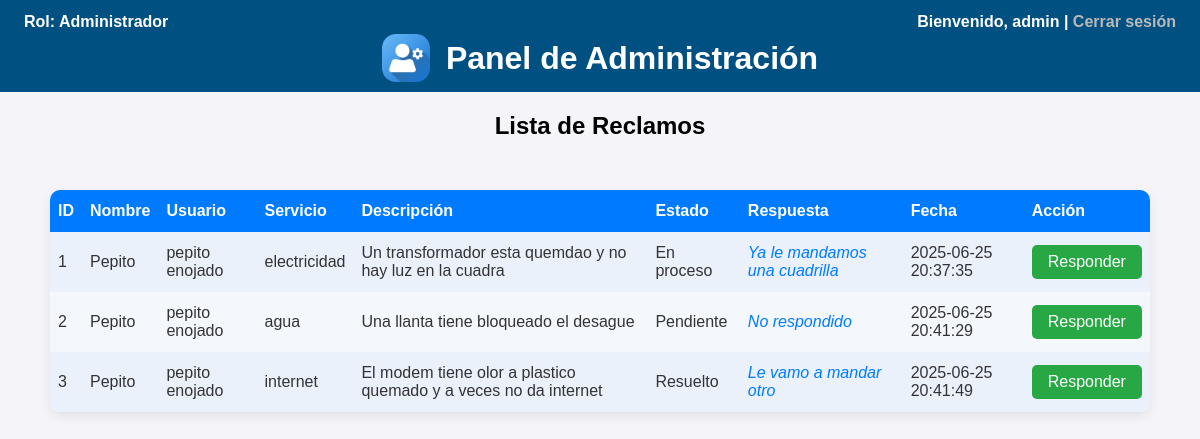
The page /admin (signed in) on the database its author committed.
### tables this page shows
CREATE TABLE complaints (
    id INTEGER PRIMARY KEY AUTOINCREMENT,
    name TEXT NOT NULL,
    username TEXT NOT NULL,
    service TEXT NOT NULL,
    description TEXT NOT NULL,
    status TEXT NOT NULL DEFAULT 'Pendiente',
    date TEXT NOT NULL,
    response TEXT
);

### app.py (the view, shortened to what this page needs)
@app.route('/admin', methods=['GET', 'POST'])
def admin_dashboard():
    if 'role' not in session or session['role'] != 'admin':
        return redirect(url_for('login'))
    conn = sqlite3.connect('complaints.db')
    cursor = conn.cursor()
    cursor.execute('SELECT * FROM complaints')
    complaints = cursor.fetchall()
    conn.close()
    return render_template('admin_home.html', complaints=complaints)

### templates/admin_home.html (shortened to what this page needs)
<!DOCTYPE html>
<html lang="es">
<head>
    <link rel="stylesheet" href="/static/css/home_styles.css">
    <link rel="stylesheet" href="/static/css/admin_home.css">
</head>
<body>
<header class="admin-header">
<div class="log-data">
    <p>Rol: Administrador</p>
    <p>Bienvenido, {{ session['username'] }} | <a href="/logout">Cerrar sesión</a></p>
</div>
    <div style="display: flex; align-items: center; justify-content: center; gap: 16px;">
        <img src="/images/admin.png" alt="Admin" style="width: 48px; height: 48px; object-fit: contain;">
        <h1 style="margin: 0;">Panel de Administración</h1>
    </div>
</header>
    <h2>Lista de Reclamos</h2>
    <table class="complaints-table">
        <thead>
            <tr>
                <th>ID</th>
                <th>Nombre</th>
                <th>Usuario</th>
                <th>Servicio</th>
                <th>Descripción</th>
                <th>Estado</th>
                <th>Respuesta</th>
                <th>Fecha</th>
                <th>Acción</th>
            </tr>
        </thead>
        <tbody>
        {% for complaint in complaints %}
            <tr>
                <td>{{ complaint[0] }}</td>
                <td>{{ complaint[1] }}</td>
                <td>{{ complaint[2] }}</td>
                <td>{{ complaint[3] }}</td>
                <td>{{ complaint[4] }}</td>
                <td>{{ complaint[5] }}</td>
                <td class="respuesta">
                    {% if complaint[7] %}
                        {{ complaint[7] }}
                    {% else %}
                        No respondido
                    {% endif %}
                </td>
                <td>{{ complaint[6] }}</td>
                <td><button class="responder-btn" data-id="{{ complaint[0] }}">Responder</button></td>
            </tr>
        {% endfor %}
        </tbody>
    </table>
</body>
</html>

### static/css/home_styles.css (style rules this page uses)
body { font-family: Arial, sans-serif; background-color: #f4f4f9; margin: 0; padding: 0; display: flex; flex-direction: column; height: 100vh; align-items: center; }
header { width: 100%; background-color: #005081; color: white; padding: 10px 0; text-align: center; box-sizing: border-box; z-index: 10; margin: 0; left: 0; right: 0; position: relative; }
div.log-data { display: flex; justify-content: space-between; margin: auto 2vw; }
div.log-data p { color: white; text-decoration: none; font-weight: bold; margin: 0; }
div.log-data a { color: rgb(185, 185, 185); text-decoration: none; font-weight: bold; }
h1 { color: white; font-size: 2rem; margin-bottom: 20px; }
p { color: #555555; font-size: 1rem; line-height: 1.5; }
button { padding: 10px 20px; background-color: #28a745; color: white; border: none; border-radius: 5px; cursor: pointer; font-size: 1rem; }
a { color: rgba(211, 211, 211, 0.555);; text-decoration: none; font-weight: bold; }

### static/css/admin_home.css (style rules this page uses)
.complaints-table { width: 100%; max-width: 1100px; margin: 30px auto; border-collapse: collapse; background: #fff; box-shadow: 0 4px 12px rgba(0,0,0,0.08); border-radius: 10px; overflow: hidden; }
.complaints-table th, .complaints-table td { padding: 12px 8px; text-align: left; }
.complaints-table th { background: #007bff; color: #fff; font-weight: bold; }
.complaints-table tr:nth-child(even) { background: #f4f8fc; }
.complaints-table tr:nth-child(odd) { background: #eaf1fb; }
.complaints-table td { color: #333; font-size: 1rem; }
.complaints-table td.respuesta { font-style: italic; color: #007bff; }
.complaints-table button { background: #28a745; color: #fff; border: none; border-radius: 5px; padding: 8px 16px; cursor: pointer; font-size: 1rem; transition: background 0.2s; }

### rows shown on the page
complaints: id "1", name "Pepito", username "pepito enojado", service "electricidad", description "Un transformador esta quemdao y no hay luz en la cuadra", status "En proceso", response "Ya le mandamos una cuadrilla", date "2025-06-25 20:37:35"
complaints: id "2", name "Pepito", username "pepito enojado", service "agua", description "Una llanta tiene bloqueado el desague", status "Pendiente", shows "No respondido", date "2025-06-25 20:41:29"
complaints: id "3", name "Pepito", username "pepito enojado", service "internet", description "El modem tiene olor a plastico quemado y a veces no da internet", status "Resuelto", response "Le vamo a mandar otro", date "2025-06-25 20:41:49"

### other values the page prints
{{ session['username'] }} "admin"
